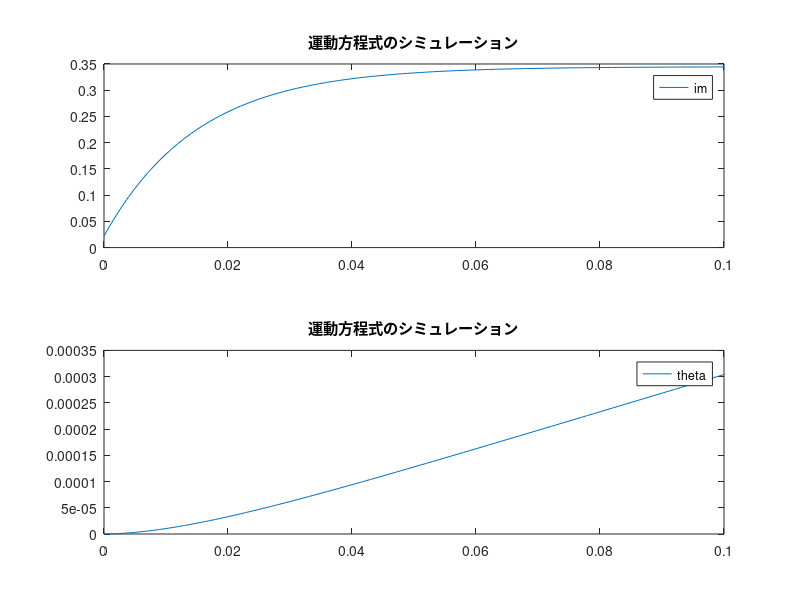

Recreate this plot in MATLAB.
% clear
clc

% パラメータ
R = 2.9; % モータの内部抵抗 [Ω]
L = 0.0453; %モータのインダクタンス [H]
Jm = 0.141; % モータの慣性モーメント [g cm^2]
Jw = 0.2; % ホイールの慣性モーメント [g cm^2]
J = Jm + Jw; % ホイールとモータの慣性モーメント
D = 0; % 粘性減衰係数 [Nm/(rad/s)]
we = 2710 * 2*pi / 60; % 回転数定数 [rad/V]
ke = 1 / we; %起電力定数 [V/rad]
kt = 3.52e-3; %トルク定数 [Nm/A]

% 初期値
vm = 1; % 印加電圧 [V]

ve = 0; % 逆起電力 [V]
tm = 0; % モータトルク [Nm]

im = 0; % モータの電流 [A]
d_theta = 0; % モータの角速度 [rad/s]
theta = 0; % モータの角度

%シミュレーション初期化
dt = 0.001;
t = 0 : dt : 0.1;
i = 0;

store_im = [];
store_d_theta = [];
store_theta = [];

%シミュレーション
for n = t
    i = i + 1;

    d_im = (1 / L) * (vm - R * im - ke * d_theta);
    d_theta = (1 / J) * (kt * im - D * d_theta);
    
    im = im + d_im * dt;
    theta = theta + d_theta * dt;
    
    store_im = [store_im im];
    store_d_theta = [store_d_theta d_theta];
    store_theta = [store_theta theta];
end

figure(1)
subplot(2, 1, 1)
plot(t, store_im)
legend('im')
title('運動方程式のシミュレーション')

subplot(2, 1, 2)
plot(t, store_theta)
legend('theta')
title('運動方程式のシミュレーション')
